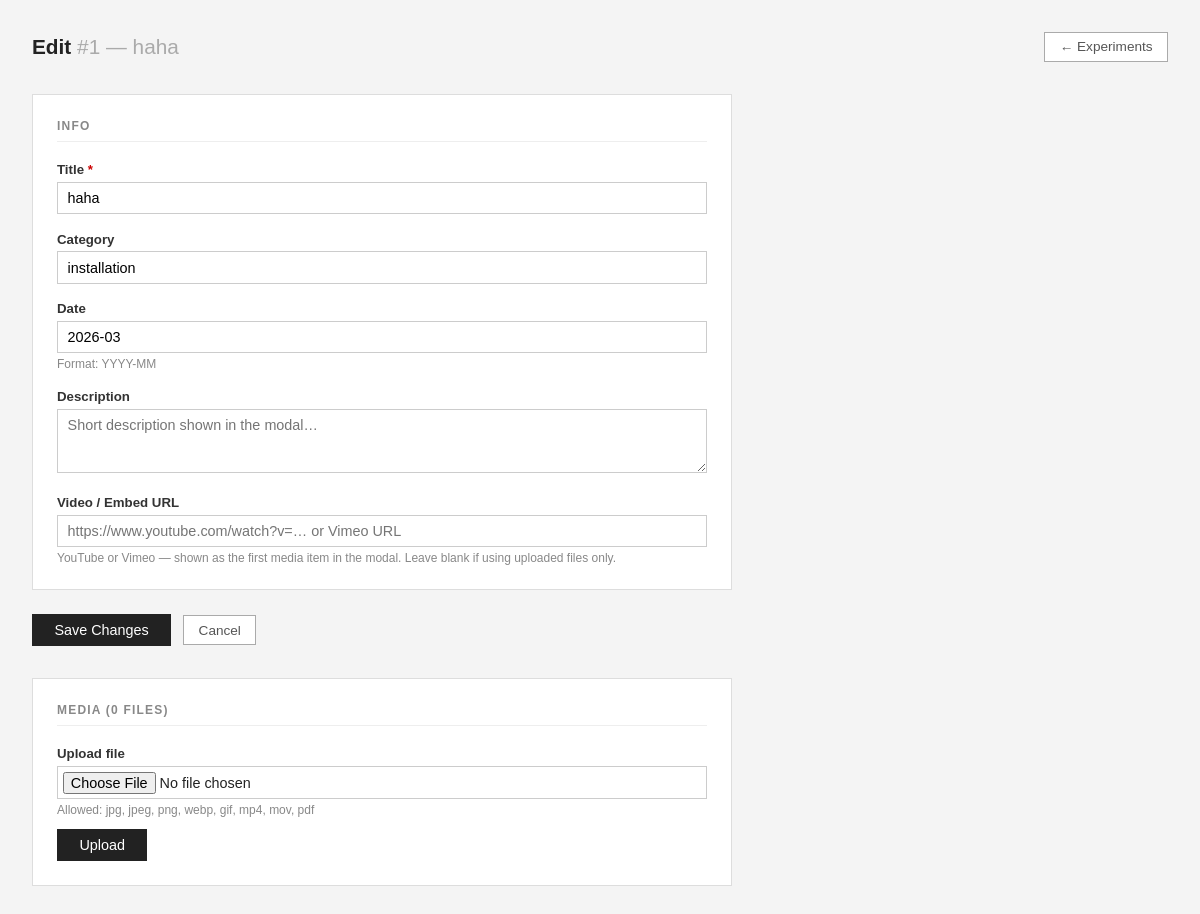
The page /admin/experiment-edit.php?id=1 (signed in) on the database its author committed.
### tables this page shows
CREATE TABLE experiments (
            id         INTEGER PRIMARY KEY AUTOINCREMENT,
            title      TEXT    NOT NULL,
            category   TEXT,
            date       TEXT,
            sort_order INTEGER DEFAULT 0,
            created_at TEXT,
            updated_at TEXT
        , description TEXT, video_url TEXT);

### src/experiment-model.php (called while the page is built, shortened)
<?php
require_once __DIR__ . '/media.php';
function get_experiment_by_id(int $id): array|false {
    $db   = get_db();
    $stmt = $db->prepare("SELECT * FROM experiments WHERE id = ?");
    $stmt->execute([$id]);
    return $stmt->fetch(PDO::FETCH_ASSOC);
}
function list_experiment_media(int $id): array {
    return _list_media_files(get_experiment_media_path((string) $id));
}

### src/media.php (called while the page is built, shortened)
<?php
function get_experiment_media_path(string $slug): string {
    return UPLOADS_ROOT . '/experiments/' . $slug;
}
function _list_media_files(string $path): array {
    if (!is_dir($path)) return [];
    $files = [];
    return $files;
}

### public/admin/experiment-edit.php (the view, shortened to what this page needs)
<?php
require_once __DIR__ . '/../../src/experiment-model.php';
$id  = isset($_GET['id']) ? (int) $_GET['id'] : 0;
$exp = $id ? get_experiment_by_id($id) : false;
$fields = [
    'title'       => $exp['title']       ?? '',
    'category'    => $exp['category']    ?? '',
    'date'        => $exp['date']        ?? '',
    'description' => $exp['description'] ?? '',
    'video_url'   => $exp['video_url']   ?? '',
];
$media = list_experiment_media($id);
function hv(string $v): string { return htmlspecialchars($v, ENT_QUOTES); }
function iv(string $key, array $arr): string { return hv((string)($arr[$key] ?? '')); }
?>
<!DOCTYPE html>
<html lang="en">
<head>
</head>
<body>
<div class="header">
    <h1>Edit <span style="color:#aaa;font-weight:normal">#<?= $id ?> — <?= hv($exp['title']) ?></span></h1>
    <a href="/admin/dashboard.php?tab=experiments" class="btn">&larr; Experiments</a>
</div>
<form method="POST">
<div class="group">
    <div class="group-title">Info</div>
    <div class="field">
        <label>Title <span style="color:#c00">*</span></label>
        <input type="text" name="title" value="<?= iv('title', $fields) ?>">
    </div>
    <div class="field">
        <label>Category</label>
        <input type="text" name="category" value="<?= iv('category', $fields) ?>" placeholder="e.g. Sound Studies">
    </div>
    <div class="field">
        <label>Date</label>
        <input type="text" name="date" value="<?= iv('date', $fields) ?>" placeholder="e.g. 2024-11">
        <p class="hint">Format: YYYY-MM</p>
    </div>
    <div class="field">
        <label>Description</label>
        <textarea name="description" rows="3" placeholder="Short description shown in the modal…" style="width:100%;padding:0.45rem 0.6rem;border:1px solid #ccc;font-size:0.9rem;font-family:inherit;resize:vertical"><?= hv($fields['description']) ?></textarea>
    </div>
    <div class="field">
        <label>Video / Embed URL</label>
        <input type="text" name="video_url" value="<?= iv('video_url', $fields) ?>" placeholder="https://www.youtube.com/watch?v=… or Vimeo URL">
        <p class="hint">YouTube or Vimeo — shown as the first media item in the modal. Leave blank if using uploaded files only.</p>
    </div>
</div>
<div class="actions" style="margin-bottom:2rem">
    <button type="submit">Save Changes</button>
    <a href="/admin/dashboard.php?tab=experiments" class="btn">Cancel</a>
</div>
</form>
<div class="group">
    <div class="group-title">Media (<?= count($media) ?> file<?= count($media) !== 1 ? 's' : '' ?>)</div>
    <form method="POST" enctype="multipart/form-data">
        <div class="field" style="margin-bottom:0">
            <label>Upload file</label>
            <input type="file" name="media" accept="image/*,video/*,.pdf">
            <p class="hint">Allowed: jpg, jpeg, png, webp, gif, mp4, mov, pdf</p>
        </div>
        <div class="actions" style="margin-top:0.75rem">
            <button type="submit">Upload</button>
        </div>
    </form>
</div>
</body>
</html>

### public/admin/experiment-edit.php (style rules this page uses)
* { box-sizing: border-box; margin: 0; padding: 0; }
body { font-family: sans-serif; background: #f4f4f4; color: #222; padding: 2rem; }
.header { display: flex; justify-content: space-between; align-items: center; margin-bottom: 2rem; }
h1 { font-size: 1.3rem; }
.group { background: #fff; border: 1px solid #ddd; padding: 1.5rem; max-width: 700px; margin-bottom: 1.5rem; }
.group-title { font-size: 0.75rem; text-transform: uppercase; letter-spacing: .1em; color: #888; margin-bottom: 1.25rem; padding-bottom: 0.5rem; border-bottom: 1px solid #eee; font-weight: 600; }
.field { margin-bottom: 1.1rem; }
.field:last-child { margin-bottom: 0; }
label { display: block; font-size: 0.83rem; font-weight: 600; margin-bottom: 0.3rem; color: #333; }
input[type="text"], input[type="file"] { width: 100%; padding: 0.45rem 0.6rem; border: 1px solid #ccc; font-size: 0.9rem; font-family: inherit; }
input[type="file"] { padding: 0.3rem; }
.hint { font-size: 0.75rem; color: #888; margin-top: 0.25rem; }
.actions { display: flex; gap: 0.75rem; align-items: center; }
button[type="submit"] { padding: 0.5rem 1.4rem; background: #222; color: #fff; border: none; font-size: 0.9rem; cursor: pointer; }
a.btn { padding: 0.4rem 0.9rem; font-size: 0.85rem; text-decoration: none; border: 1px solid #aaa; color: #555; background: #fff; }

### rows shown on the page
experiments: title "haha", category "installation", date "2026-03"

### other values the page prints
$id "1"
count($media) "0"
